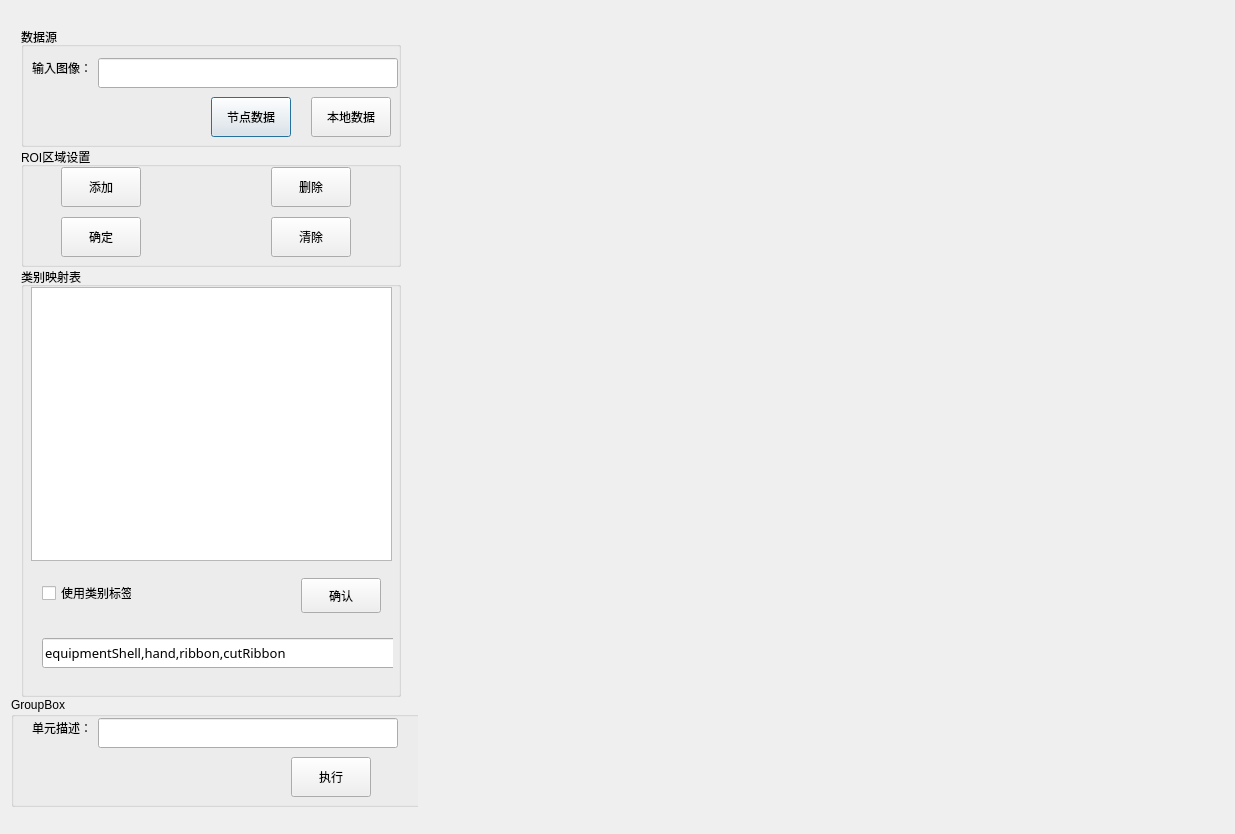
<?xml version="1.0" encoding="UTF-8"?>
<ui version="4.0">
 <class>ImageROISelectionClass</class>
 <widget class="QDialog" name="ImageROISelectionClass">
  <property name="geometry">
   <rect>
    <x>0</x>
    <y>0</y>
    <width>1235</width>
    <height>826</height>
   </rect>
  </property>
  <property name="windowTitle">
   <string>ImageROISelection</string>
  </property>
  <layout class="QGridLayout" name="gridLayout">
   <item row="0" column="1" rowspan="3">
    <widget class="QWidget" name="m_show_widget" native="true">
     <property name="minimumSize">
      <size>
       <width>800</width>
       <height>800</height>
      </size>
     </property>
     <property name="maximumSize">
      <size>
       <width>800</width>
       <height>800</height>
      </size>
     </property>
     <widget class="QWidget" name="widget_2" native="true">
      <property name="geometry">
       <rect>
        <x>30</x>
        <y>140</y>
        <width>360</width>
        <height>61</height>
       </rect>
      </property>
      <layout class="QHBoxLayout" name="horizontalLayout_5"/>
     </widget>
    </widget>
   </item>
   <item row="1" column="0">
    <widget class="QWidget" name="widget" native="true">
     <property name="minimumSize">
      <size>
       <width>0</width>
       <height>800</height>
      </size>
     </property>
     <property name="maximumSize">
      <size>
       <width>16777215</width>
       <height>800</height>
      </size>
     </property>
     <widget class="QGroupBox" name="m_In_groupBox">
      <property name="geometry">
       <rect>
        <x>10</x>
        <y>10</y>
        <width>380</width>
        <height>120</height>
       </rect>
      </property>
      <property name="minimumSize">
       <size>
        <width>380</width>
        <height>120</height>
       </size>
      </property>
      <property name="maximumSize">
       <size>
        <width>380</width>
        <height>120</height>
       </size>
      </property>
      <property name="title">
       <string>数据源</string>
      </property>
      <widget class="QWidget" name="widget_3" native="true">
       <property name="geometry">
        <rect>
         <x>0</x>
         <y>20</y>
         <width>381</width>
         <height>41</height>
        </rect>
       </property>
       <layout class="QHBoxLayout" name="horizontalLayout_2">
        <item>
         <widget class="QLabel" name="m_In_label">
          <property name="maximumSize">
           <size>
            <width>83</width>
            <height>25</height>
           </size>
          </property>
          <property name="text">
           <string>输入图像：</string>
          </property>
         </widget>
        </item>
        <item>
         <widget class="QLineEdit" name="m_In_lineEdit">
          <property name="minimumSize">
           <size>
            <width>300</width>
            <height>30</height>
           </size>
          </property>
          <property name="maximumSize">
           <size>
            <width>300</width>
            <height>30</height>
           </size>
          </property>
         </widget>
        </item>
       </layout>
      </widget>
      <widget class="QPushButton" name="m_node_pushButton">
       <property name="geometry">
        <rect>
         <x>190</x>
         <y>70</y>
         <width>80</width>
         <height>40</height>
        </rect>
       </property>
       <property name="minimumSize">
        <size>
         <width>80</width>
         <height>40</height>
        </size>
       </property>
       <property name="maximumSize">
        <size>
         <width>80</width>
         <height>40</height>
        </size>
       </property>
       <property name="text">
        <string>节点数据</string>
       </property>
      </widget>
      <widget class="QPushButton" name="m_open_pushButton">
       <property name="geometry">
        <rect>
         <x>290</x>
         <y>70</y>
         <width>80</width>
         <height>40</height>
        </rect>
       </property>
       <property name="minimumSize">
        <size>
         <width>80</width>
         <height>40</height>
        </size>
       </property>
       <property name="maximumSize">
        <size>
         <width>80</width>
         <height>40</height>
        </size>
       </property>
       <property name="text">
        <string>本地数据</string>
       </property>
      </widget>
     </widget>
     <widget class="QGroupBox" name="groupBox">
      <property name="geometry">
       <rect>
        <x>10</x>
        <y>130</y>
        <width>380</width>
        <height>120</height>
       </rect>
      </property>
      <property name="minimumSize">
       <size>
        <width>380</width>
        <height>120</height>
       </size>
      </property>
      <property name="maximumSize">
       <size>
        <width>380</width>
        <height>120</height>
       </size>
      </property>
      <property name="title">
       <string>ROI区域设置</string>
      </property>
      <widget class="QPushButton" name="m_add_btn">
       <property name="geometry">
        <rect>
         <x>40</x>
         <y>20</y>
         <width>80</width>
         <height>40</height>
        </rect>
       </property>
       <property name="minimumSize">
        <size>
         <width>80</width>
         <height>40</height>
        </size>
       </property>
       <property name="maximumSize">
        <size>
         <width>80</width>
         <height>40</height>
        </size>
       </property>
       <property name="text">
        <string>添加</string>
       </property>
      </widget>
      <widget class="QPushButton" name="m_delete_btn">
       <property name="geometry">
        <rect>
         <x>250</x>
         <y>20</y>
         <width>80</width>
         <height>40</height>
        </rect>
       </property>
       <property name="minimumSize">
        <size>
         <width>80</width>
         <height>40</height>
        </size>
       </property>
       <property name="maximumSize">
        <size>
         <width>80</width>
         <height>40</height>
        </size>
       </property>
       <property name="text">
        <string>删除</string>
       </property>
      </widget>
      <widget class="QPushButton" name="m_sure_pushButton">
       <property name="geometry">
        <rect>
         <x>40</x>
         <y>70</y>
         <width>80</width>
         <height>40</height>
        </rect>
       </property>
       <property name="minimumSize">
        <size>
         <width>80</width>
         <height>40</height>
        </size>
       </property>
       <property name="maximumSize">
        <size>
         <width>80</width>
         <height>40</height>
        </size>
       </property>
       <property name="text">
        <string>确定</string>
       </property>
      </widget>
      <widget class="QPushButton" name="m_clear_btn">
       <property name="geometry">
        <rect>
         <x>250</x>
         <y>70</y>
         <width>80</width>
         <height>40</height>
        </rect>
       </property>
       <property name="minimumSize">
        <size>
         <width>80</width>
         <height>40</height>
        </size>
       </property>
       <property name="maximumSize">
        <size>
         <width>80</width>
         <height>40</height>
        </size>
       </property>
       <property name="text">
        <string>清除</string>
       </property>
      </widget>
     </widget>
     <widget class="QGroupBox" name="groupBox_2">
      <property name="geometry">
       <rect>
        <x>10</x>
        <y>250</y>
        <width>380</width>
        <height>430</height>
       </rect>
      </property>
      <property name="minimumSize">
       <size>
        <width>380</width>
        <height>430</height>
       </size>
      </property>
      <property name="maximumSize">
       <size>
        <width>380</width>
        <height>390</height>
       </size>
      </property>
      <property name="title">
       <string>类别映射表</string>
      </property>
      <widget class="QTableView" name="m_tableView">
       <property name="geometry">
        <rect>
         <x>10</x>
         <y>20</y>
         <width>361</width>
         <height>274</height>
        </rect>
       </property>
      </widget>
      <widget class="QWidget" name="horizontalLayoutWidget">
       <property name="geometry">
        <rect>
         <x>10</x>
         <y>300</y>
         <width>361</width>
         <height>51</height>
        </rect>
       </property>
       <layout class="QHBoxLayout" name="horizontalLayout">
        <item>
         <widget class="QCheckBox" name="checkBoxResultShow">
          <property name="minimumSize">
           <size>
            <width>90</width>
            <height>30</height>
           </size>
          </property>
          <property name="maximumSize">
           <size>
            <width>90</width>
            <height>30</height>
           </size>
          </property>
          <property name="text">
           <string>使用类别标签</string>
          </property>
         </widget>
        </item>
        <item>
         <spacer name="horizontalSpacer_6">
          <property name="orientation">
           <enum>Qt::Horizontal</enum>
          </property>
          <property name="sizeHint" stdset="0">
           <size>
            <width>20</width>
            <height>20</height>
           </size>
          </property>
         </spacer>
        </item>
        <item>
         <widget class="QPushButton" name="pushButtonModelParaConfirm">
          <property name="minimumSize">
           <size>
            <width>0</width>
            <height>35</height>
           </size>
          </property>
          <property name="text">
           <string>确认</string>
          </property>
         </widget>
        </item>
       </layout>
      </widget>
      <widget class="QWidget" name="horizontalLayoutWidget_2">
       <property name="geometry">
        <rect>
         <x>10</x>
         <y>360</y>
         <width>362</width>
         <height>41</height>
        </rect>
       </property>
       <layout class="QHBoxLayout" name="horizontalLayout_3">
        <item>
         <widget class="QLineEdit" name="inputModelLabels">
          <property name="sizePolicy">
           <sizepolicy hsizetype="Fixed" vsizetype="Fixed">
            <horstretch>0</horstretch>
            <verstretch>0</verstretch>
           </sizepolicy>
          </property>
          <property name="minimumSize">
           <size>
            <width>360</width>
            <height>30</height>
           </size>
          </property>
          <property name="maximumSize">
           <size>
            <width>360</width>
            <height>30</height>
           </size>
          </property>
          <property name="font">
           <font>
            <family>微软雅黑</family>
            <pointsize>10</pointsize>
           </font>
          </property>
          <property name="text">
           <string>equipmentShell,hand,ribbon,cutRibbon</string>
          </property>
         </widget>
        </item>
       </layout>
      </widget>
     </widget>
     <widget class="QGroupBox" name="groupBox_3">
      <property name="geometry">
       <rect>
        <x>0</x>
        <y>680</y>
        <width>411</width>
        <height>110</height>
       </rect>
      </property>
      <property name="minimumSize">
       <size>
        <width>0</width>
        <height>110</height>
       </size>
      </property>
      <property name="maximumSize">
       <size>
        <width>16777215</width>
        <height>100</height>
       </size>
      </property>
      <property name="title">
       <string>GroupBox</string>
      </property>
      <widget class="QWidget" name="widget_6" native="true">
       <property name="geometry">
        <rect>
         <x>10</x>
         <y>10</y>
         <width>381</width>
         <height>41</height>
        </rect>
       </property>
       <layout class="QHBoxLayout" name="horizontalLayout_6">
        <item>
         <widget class="QLabel" name="label">
          <property name="maximumSize">
           <size>
            <width>83</width>
            <height>25</height>
           </size>
          </property>
          <property name="text">
           <string>单元描述：</string>
          </property>
         </widget>
        </item>
        <item>
         <widget class="QLineEdit" name="m_lineEdit">
          <property name="minimumSize">
           <size>
            <width>300</width>
            <height>30</height>
           </size>
          </property>
         </widget>
        </item>
       </layout>
      </widget>
      <widget class="QPushButton" name="m_exbtn">
       <property name="geometry">
        <rect>
         <x>280</x>
         <y>60</y>
         <width>80</width>
         <height>40</height>
        </rect>
       </property>
       <property name="minimumSize">
        <size>
         <width>80</width>
         <height>40</height>
        </size>
       </property>
       <property name="maximumSize">
        <size>
         <width>80</width>
         <height>40</height>
        </size>
       </property>
       <property name="text">
        <string>执行</string>
       </property>
      </widget>
     </widget>
    </widget>
   </item>
  </layout>
 </widget>
 <layoutdefault spacing="6" margin="11"/>
 <resources>
  <include location="FramImageROISelection.qrc"/>
 </resources>
 <connections/>
</ui>
